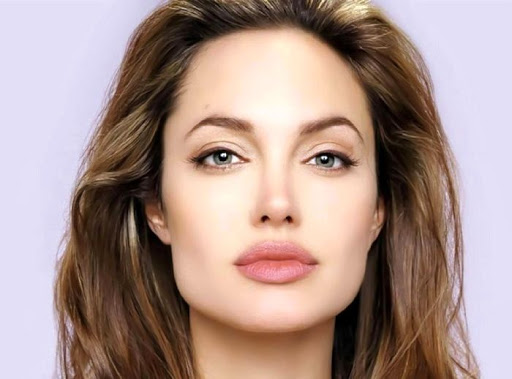
%> input picture Dataset/1.jpg, 512 x 379 px
$ octave main.m   (GNU Octave 9; MATLAB toolbox functions it lacks are replaced by stand-ins)
%> lines starting %> are read from the running program, lines starting %| are printed output that depends on the picture
clear all
close all
clc
M = 49;
for n=1:M
  im = imread(strcat('Dataset/',num2str(n),'.jpg'));
%> im is the input picture: size 379x512x3 uint8; mean R, G, B 171.3, 147.5, 140.9
  im=imresize(im,[400 400]);
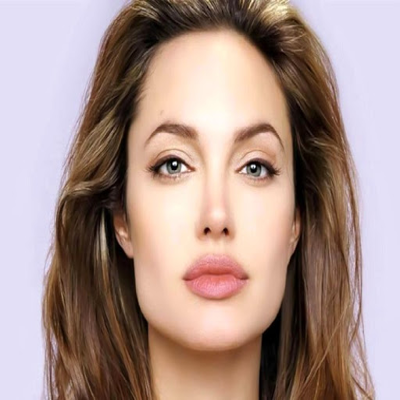
%> im: size 400x400x3 uint8; mean R, G, B 171.3, 147.5, 140.9
  im = im2double(rgb2gray(im));
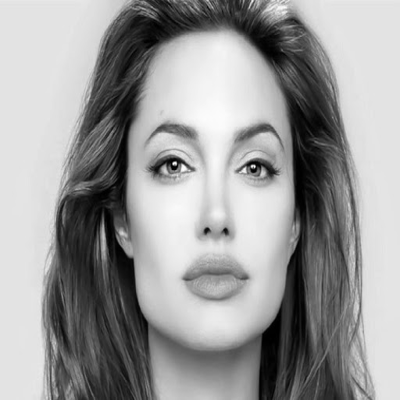
%> im: size 400x400 double; min 0, max 1, mean 0.603
  [r,c] = size(im);
%> r = 400; c = 400
%> (the run ends here)
